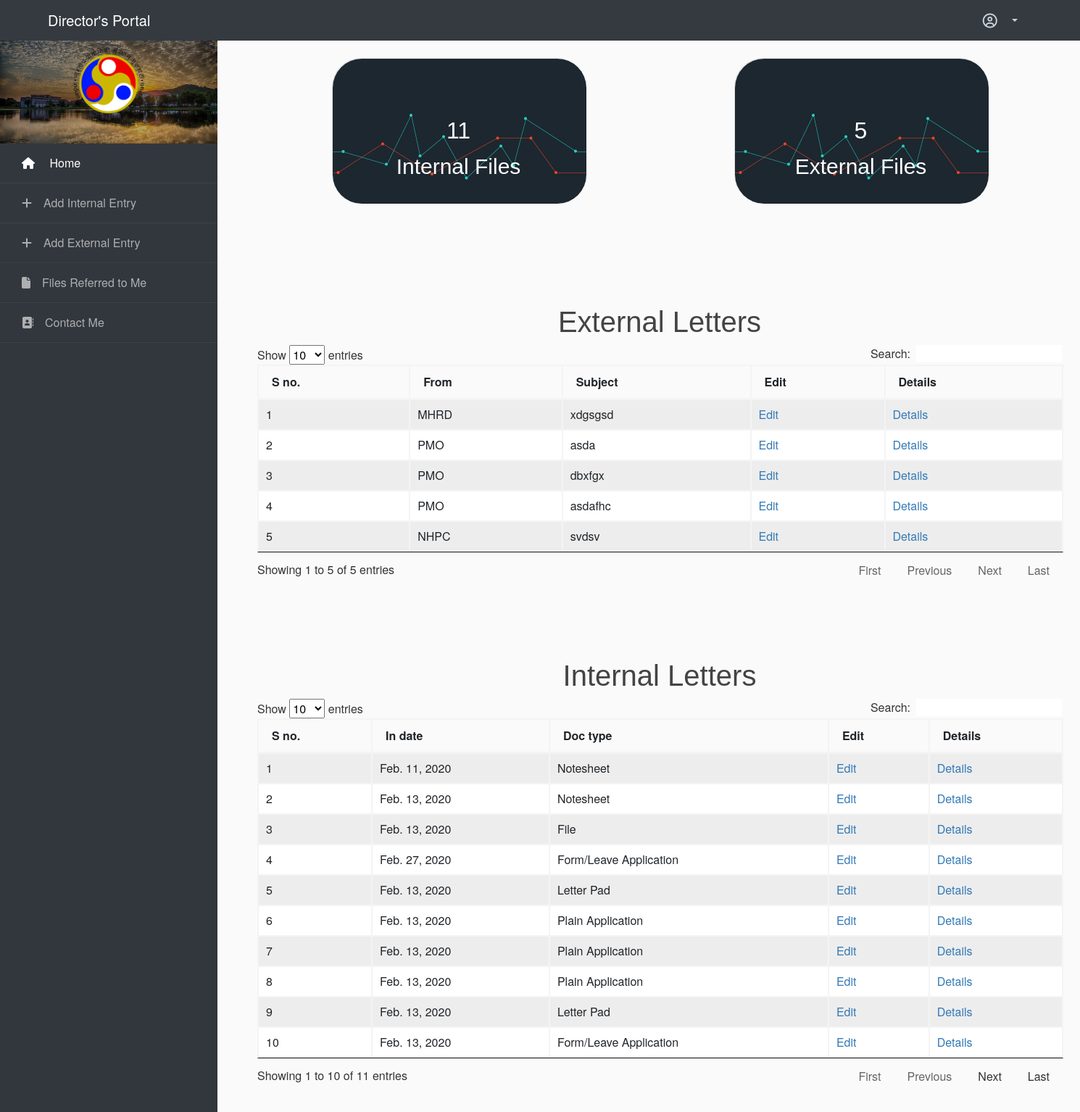
The app's page / (signed in) with its own data.
### home/models.py (models this page shows)
class external_letter(models.Model):
    def number():
        no = external_letter.objects.count()
        if no == None:
            return 1
        else:
            return no + 1
    si_no = models.IntegerField(default=number)
    receipt_date = models.DateField(default=datetime.date(datetime.now()))
    From = models.CharField(max_length=1,choices=external_from_choices)
    subject = models.CharField(max_length=50)
    marked_to = models.CharField(max_length=100)
    action_needed = models.CharField(max_length=300)
    file = models.CharField(max_length=100)
    referred_to = models.ForeignKey(User, related_name='re',blank=True,null=True, on_delete = models.CASCADE)
    remarks = models.CharField(max_length=500)

class internal_letter(models.Model):
    def number():
        no = internal_letter.objects.count()
        if no == None:
            return 1
        else:
            return no + 1
    si_no = models.IntegerField(default=number)
    in_date = models.DateField(default=datetime.date(datetime.now()))
    doc_type = models.CharField(max_length=1,choices=doc_type_choices)
    reference = models.CharField(max_length=50)
    From = models.CharField(max_length=1,choices=internal_from_choices)
    out_date = models.DateField()
    to = models.CharField(max_length=1,choices=internal_from_choices)
    subject = models.CharField(max_length=50)
    remarks = models.CharField(max_length=500)
    referred_to = models.ForeignKey(User, related_name='ri',blank=True,null=True, on_delete = models.CASCADE)

### home/views.py (the view)
# urls.py: 2. Add a URL to urlpatterns:  path('', views.home, name='home')
@login_required
def home(request):
	context = {
               'external_letters':external_letter.objects.all().order_by('si_no'),
               'internal_letters':internal_letter.objects.all().order_by('si_no'),
               'title':'Home'
               }
	return render(request,'home/home.html',context )

### home/templates/home/home.html (shortened to what this page needs)
{% extends "home/layout.html" %}
{% load crispy_forms_tags %}
{% block content %}
{% load static %}
	<div class ='container' style="margin-left: 340px;">
		<div class="cards-list">
<div class="card 1">
  <div class="card_image"> <img src="{% static 'home/graph-background.jpg' %}" /> </div>
  <div class="card_title title-white">
  	<h2 style="color: white">{{ internal_letters.count }}</h2>
    <p>Internal Files</p>
  </div>
</div>
<div class="card 1">
  <div class="card_image"> <img src="{% static 'home/graph-background.jpg' %}" /> </div>
  <div class="card_title title-white">
  	<h2 style="color: white">{{ external_letters.count }}</h2>
    <p>External Files</p>
  </div>
</div>
</div>
<h1 class="text-center" style="margin-top: 100px;">External Letters</h1>
<table id="tdtd" class="table table-striped table-bordered table-sm" cellspacing="0" width="100%">
  <thead>
    <tr>
      <th class="th-sm">S no.
      </th>
      <th class="th-sm">From
      </th>
      <th class="th-sm">Subject
      </th>
      <th class="th-sm">Edit
      </th>
      <th class="th-sm">Details</th>
    </tr>
  </thead>
  <tbody>
    {% if external_letters %}
		    {% for external_letter in external_letters %}
		    <tr>
		      <td>{{external_letter.si_no}}</td>
		      <td>{{external_letter.get_From_display}}</td>
		      <td>{{external_letter.subject}}</td>
		      <td><a href="{% url 'edit_external' external_letter.id %}">Edit</a></td>
          <td><a href="{% url 'detail_external' external_letter.id %}">Details</a></td>
		    </tr>
		    {% endfor %}
		{% else %}
		    <tr><th colspan="4">No External Letters found</th></tr>
		{% endif %}
    </tbody>
</table>
<h1 class="text-center" style="margin-top: 100px;">Internal Letters</h1>
<table id="tdtd1" class="table table-striped table-bordered table-sm" cellspacing="0" width="100%">
  <thead>
    <tr>
      <th class="th-sm">S no.
      </th>
      <th class="th-sm">In date
      </th>
      <th class="th-sm">Doc type
      </th>
      <th class="th-sm">Edit
      </th>
      <th class="th-sm">Details</th>
    </tr>
  </thead>
  <tbody>
    {% if internal_letters %}
	    {% for internal_letter in internal_letters %}
	    <tr>
	      <td>{{internal_letter.si_no}}</td>
	      <td>{{internal_letter.in_date}}</td>
	      <td>{{internal_letter.get_doc_type_display}}</td>
	      <td><a href="{% url 'edit_internal' internal_letter.id %}">Edit</a></td>
        <td><a href="{% url 'detail_internal' internal_letter.id %}">Details</a></td>
	    </tr>
	    {% endfor %}
	    {% else %}
	    <tr><th colspan="4">No Internal Letters found</th></tr>
	    {% endif %}
	  </tbody>
</table>
	</div>
{% endblock content %}

### home/static/home/table.css (style rules this page uses)
table.dataTable { width:100%;margin:0 auto;clear:both;border-collapse:separate;border-spacing:0 }
table.dataTable thead th,table.dataTable tfoot th { font-weight:bold }
table.dataTable thead th,table.dataTable thead td { padding:10px 18px;border-bottom:1px solid #111 }
table.dataTable thead .sorting,table.dataTable thead .sorting_asc,table.dataTable thead .sorting_desc,table.dataTable thead .sorting_asc_disabled,table.dataTable thead .sorting_desc_disabled { cursor:pointer;*cursor:hand;background-repeat:no-repeat;background-position:center right }
table.dataTable thead .sorting { background-image:url("../images/sort_both.png") }
table.dataTable thead .sorting_asc { background-image:url("../images/sort_asc.png") }
table.dataTable tbody tr { background-color:#ffffff }
table.dataTable tbody th,table.dataTable tbody td { padding:8px 10px }
table.dataTable.no-footer { border-bottom:1px solid #111 }
table.dataTable,table.dataTable th,table.dataTable td { box-sizing:content-box }

### records on screen
external_letter: si_no "1", From "MHRD", subject "xdgsgsd"
external_letter: si_no "2", From "PMO", subject "asda"
external_letter: si_no "3", From "PMO", subject "dbxfgx"
external_letter: si_no "4", From "PMO", subject "asdafhc"
external_letter: si_no "5", From "NHPC", subject "svdsv"
internal_letter: si_no "1", in_date "Feb. 11, 2020", doc_type "Notesheet"
internal_letter: si_no "2", in_date "Feb. 13, 2020", doc_type "Notesheet"
internal_letter: si_no "3", in_date "Feb. 13, 2020", doc_type "File"
internal_letter: si_no "4", in_date "Feb. 27, 2020", doc_type "Form/Leave Application"
internal_letter: si_no "5", in_date "Feb. 13, 2020", doc_type "Letter Pad"
internal_letter: si_no "6", in_date "Feb. 13, 2020", doc_type "Plain Application"
internal_letter: si_no "7", in_date "Feb. 13, 2020", doc_type "Plain Application"
internal_letter: si_no "8", in_date "Feb. 13, 2020", doc_type "Plain Application"
internal_letter: si_no "9", in_date "Feb. 13, 2020", doc_type "Letter Pad"
internal_letter: si_no "10", in_date "Feb. 13, 2020", doc_type "Form/Leave Application"

### other values on screen
{{ internal_letters.count }} "11"
{{ external_letters.count }} "5"
